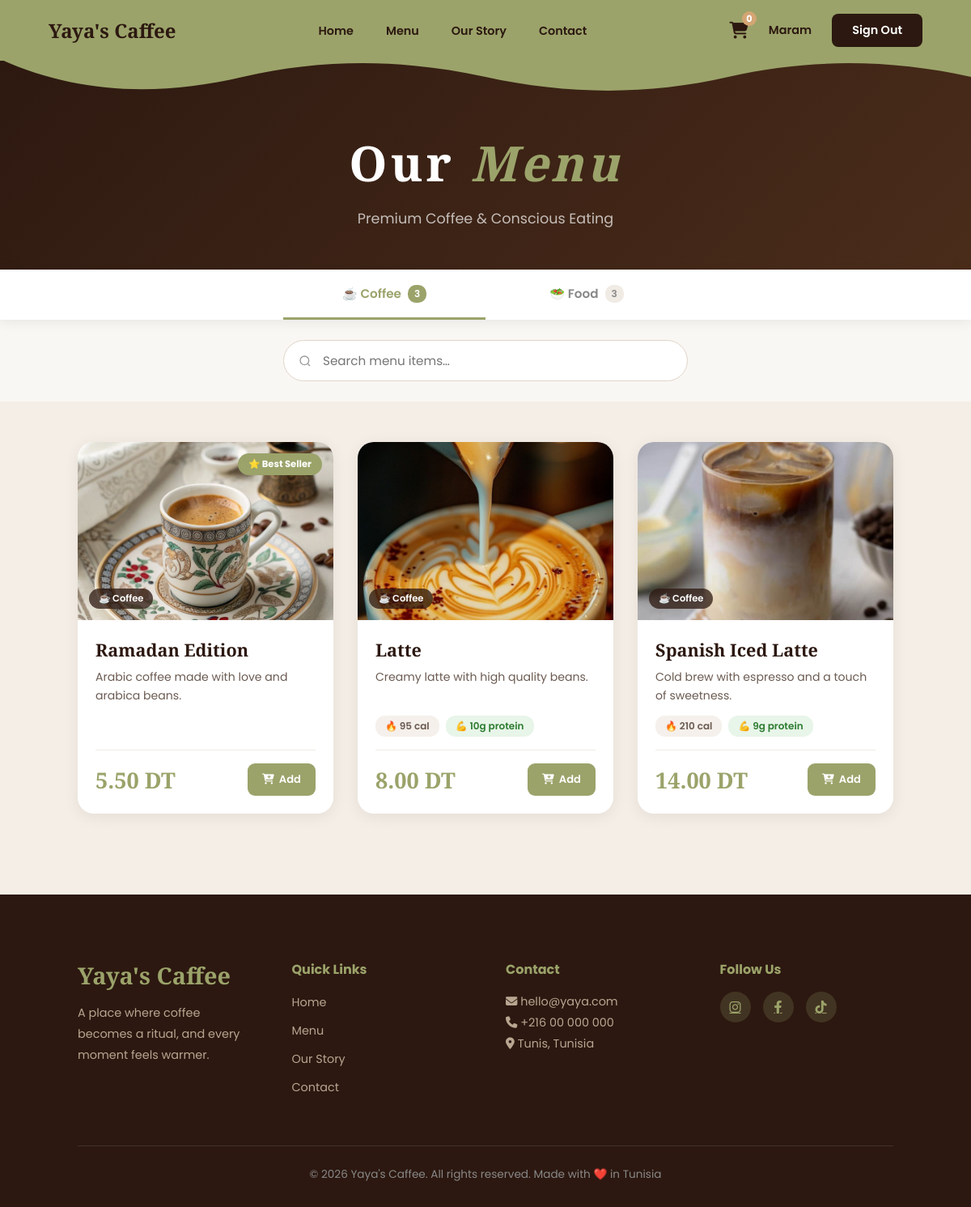
/menu.php (signed in), run on the app's committed database.
### tables this page shows
CREATE TABLE `menu_items` (
  `id` int(11) NOT NULL,
  `name` varchar(100) NOT NULL,
  `category` enum('coffee','food') NOT NULL,
  `price` decimal(6,2) NOT NULL,
  `description` text DEFAULT NULL,
  `calories` int(11) DEFAULT 0,
  `protein` int(11) DEFAULT 0,
  `is_best_seller` tinyint(1) DEFAULT 0,
  `image_path` varchar(255) DEFAULT NULL,
  `created_at` timestamp NOT NULL DEFAULT current_timestamp()
);

### includes/auth.php (called while the page is built, shortened)
<?php
function isLoggedIn(): bool {
    return isset($_SESSION['user_id']);
}

### menu.php (the view, shortened to what this page needs)
<?php
require_once 'includes/db.php';
require_once 'includes/auth.php';
$coffees = $pdo->query("SELECT * FROM menu_items WHERE category = 'coffee' ORDER BY is_best_seller DESC, name ASC")->fetchAll();
$foods   = $pdo->query("SELECT * FROM menu_items WHERE category = 'food'   ORDER BY is_best_seller DESC, name ASC")->fetchAll();
?>
<!DOCTYPE html>
<html lang="en">
<head>
  <link rel="stylesheet" href="https://cdnjs.cloudflare.com/ajax/libs/font-awesome/6.4.0/css/all.min.css">
</head>
<body>
<nav class="navbar">
  <div class="nav-inner">
    <a href="index.html" class="logo">Yaya's Caffee</a>
    <ul class="nav-links">
      <li><a href="index.php">Home</a></li>
      <li><a href="menu.php">Menu</a></li>
      <li><a href="dream.html">Our Story</a></li>
      <li><a href="contact.php">Contact</a></li>
    </ul>
    <div class="nav-right">
      <a href="cart.php" class="cart-icon">
        <i class="fa-solid fa-cart-shopping"></i>
        <span class="cart-count" id="cart-count">0</span>
      </a>
      <?php if(isLoggedIn()): ?>
        <span style="color:#2c1810;font-weight:600;font-size:0.9rem;">
           <?= htmlspecialchars($_SESSION['first_name']) ?>
        </span>
        <a href="<?= BASE_URL ?>api/signout.php" class="btn-signin">Sign Out</a>
      <?php else: ?>
        <a href="signin.html" class="btn-signin">Sign In</a>
      <?php endif; ?>
    </div>
  </div>
  <svg class="navbar-wave" viewBox="0 0 1440 45" xmlns="http://www.w3.org/2000/svg" preserveAspectRatio="none">
    <path d="M0,0 C120,45 240,45 360,22 S600,0 720,22 S960,45 1080,22 S1320,0 1440,22 L1440,0 L0,0 Z" fill="#9ba36a"/>
  </svg>
</nav>
<div class="menu-hero">
  <h1>Our <em>Menu</em></h1>
  <p class="menu-subtitle">Premium Coffee & Conscious Eating</p>
</div>
<div class="tabs-wrapper">
  <div class="tabs-container">
    <button class="tab active" onclick="switchTab('coffee', this)">
      ☕ Coffee <span class="count"><?= count($coffees) ?></span>
    </button>
    <button class="tab" onclick="switchTab('food', this)">
      🥗 Food <span class="count"><?= count($foods) ?></span>
    </button>
  </div>
</div>
<div class="search-bar">
  <input type="text" class="search-input" id="search-input"
    placeholder="Search menu items…" oninput="filterCards(this.value)">
</div>
<section class="menu-section">
  <div class="tab-content active" id="tab-coffee">
    <div class="menu-grid">
      <?php if(empty($coffees)): ?>
        <div class="empty-state">
          <i class="fas fa-mug-hot"></i>No coffee items yet.
        </div>
      <?php else: ?>
        <?php foreach($coffees as $item): ?>
        <div class="menu-card" data-name="<?= strtolower(htmlspecialchars($item['name'])) ?>">
          <div class="card-image">
            <?php if($item['image_path']): ?>
              <img src="<?= BASE_URL . htmlspecialchars($item['image_path']) ?>" alt="<?= htmlspecialchars($item['name']) ?>" loading="lazy">
            <?php else: ?>
              <div class="no-image">☕</div>
            <?php endif; ?>
            <?php if($item['is_best_seller']): ?><span class="badge best-seller">⭐ Best Seller</span><?php endif; ?>
            <span class="card-category-tag">☕ Coffee</span>
          </div>
          <div class="card-body">
            <h3><?= htmlspecialchars($item['name']) ?></h3>
            <p><?= htmlspecialchars($item['description'] ?: 'A perfect cup crafted with premium beans.') ?></p>
            <?php if($item['calories'] > 0 || $item['protein'] > 0): ?>
            <div class="nutrition">
              <?php if($item['calories'] > 0): ?><span class="pill">🔥 <?= $item['calories'] ?> cal</span><?php endif; ?>
              <?php if($item['protein'] > 0): ?><span class="pill protein">💪 <?= $item['protein'] ?>g protein</span><?php endif; ?>
            </div>
            <?php endif; ?>
            <div class="card-footer">
              <span class="price"><?= number_format($item['price'],2) ?> DT</span>
              <button class="btn-cart" onclick="addToCart(<?= $item['id'] ?>, '<?= htmlspecialchars($item['name'],ENT_QUOTES) ?>', <?= $item['price'] ?>, this)">
                <i class="fas fa-cart-plus"></i> Add
              </button>
            </div>
          </div>
        </div>
        <?php endforeach; ?>
      <?php endif; ?>
    </div>
  </div>
</section>
<footer class="footer">
  <div class="footer-container">
    <div class="footer-col">
      <h3 class="footer-logo">Yaya's Caffee</h3>
      <p>A place where coffee becomes a ritual, and every moment feels warmer.</p>
    </div>
    <div class="footer-col">
      <h4>Quick Links</h4>
      <ul>
        <li><a href="index.html">Home</a></li>
        <li><a href="menu.php">Menu</a></li>
        <li><a href="dream.html">Our Story</a></li>
        <li><a href="contact.php">Contact</a></li>
      </ul>
    </div>
    <div class="footer-col">
      <h4>Contact</h4>
      <p><i class="fas fa-envelope"></i> hello@yaya.com</p>
      <p><i class="fas fa-phone"></i> +216 00 000 000</p>
      <p><i class="fas fa-map-marker-alt"></i> Tunis, Tunisia</p>
    </div>
    <div class="footer-col">
      <h4>Follow Us</h4>
      <div class="social-icons">
        <a href="#"><i class="fab fa-instagram"></i></a>
        <a href="#"><i class="fab fa-facebook-f"></i></a>
        <a href="#"><i class="fab fa-tiktok"></i></a>
      </div>
    </div>
  </div>
  <div class="footer-bottom">
    <p>© 2026 Yaya's Caffee. All rights reserved. Made with ❤️ in Tunisia</p>
  </div>
</footer>
</body>
</html>

### data on the page
menu_items: image_path (picture), is_best_seller "⭐ Best Seller", name "Ramadan Edition", description "Arabic coffee made with love and arabica beans.", price "5.50"
menu_items: image_path (picture), name "Latte", description "Creamy latte with high quality beans.", calories "95", protein "10", price "8.00"
menu_items: image_path (picture), name "Spanish Iced Latte", description "Cold brew with espresso and a touch of sweetness.", calories "210", protein "9", price "14.00"

### other printed values
$_SESSION['first_name'] "Maram"
count($coffees) "3"
count($foods) "3"
